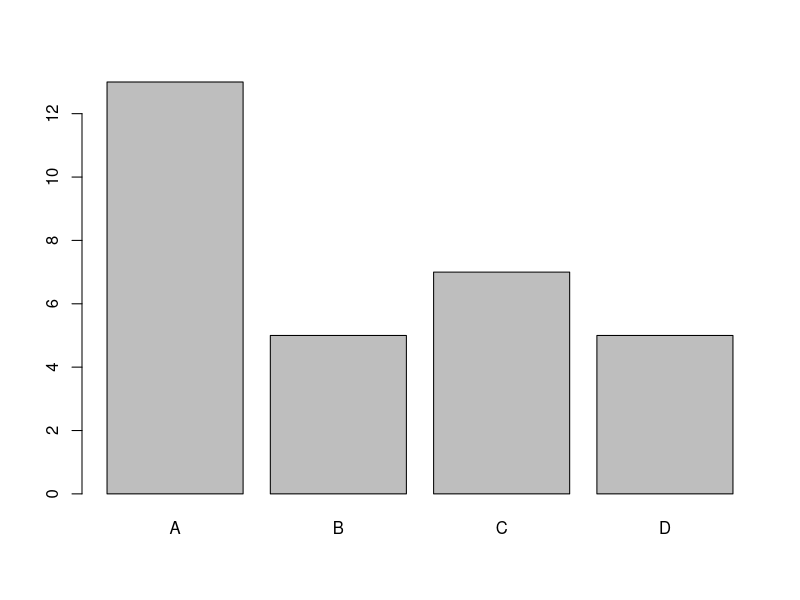
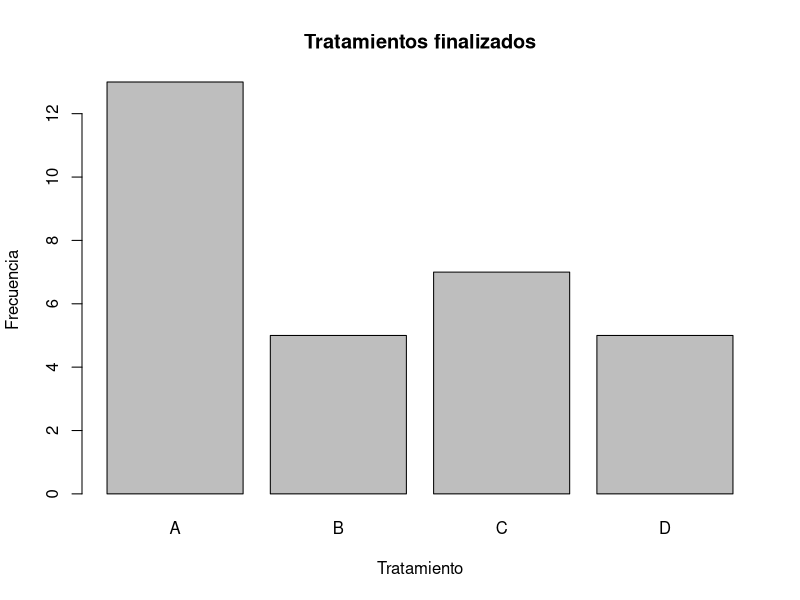
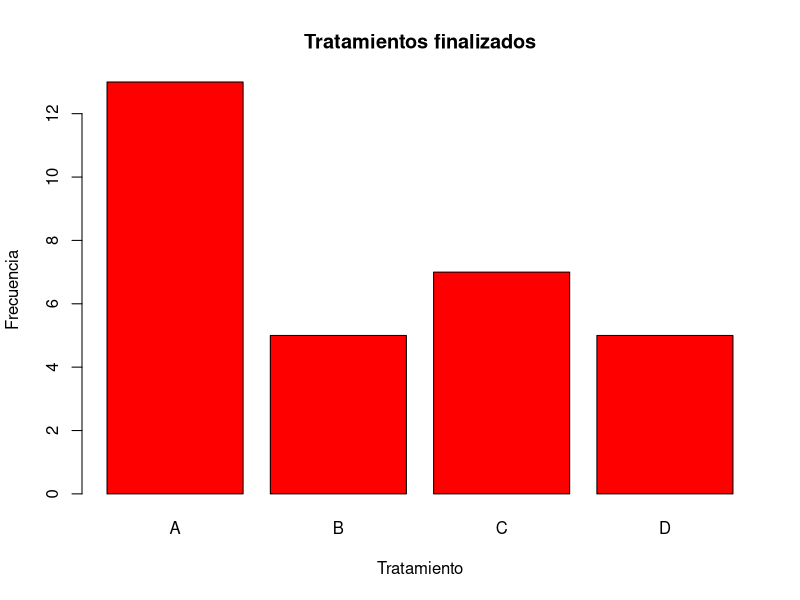
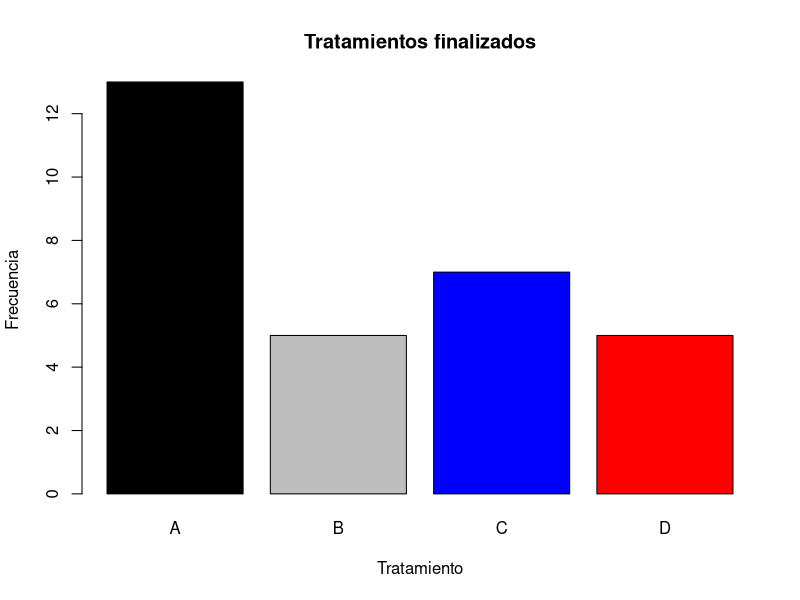
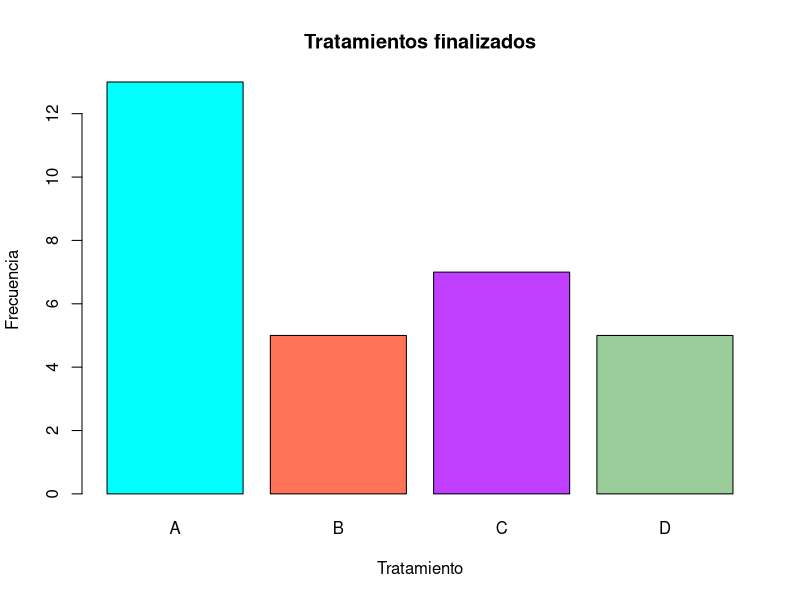
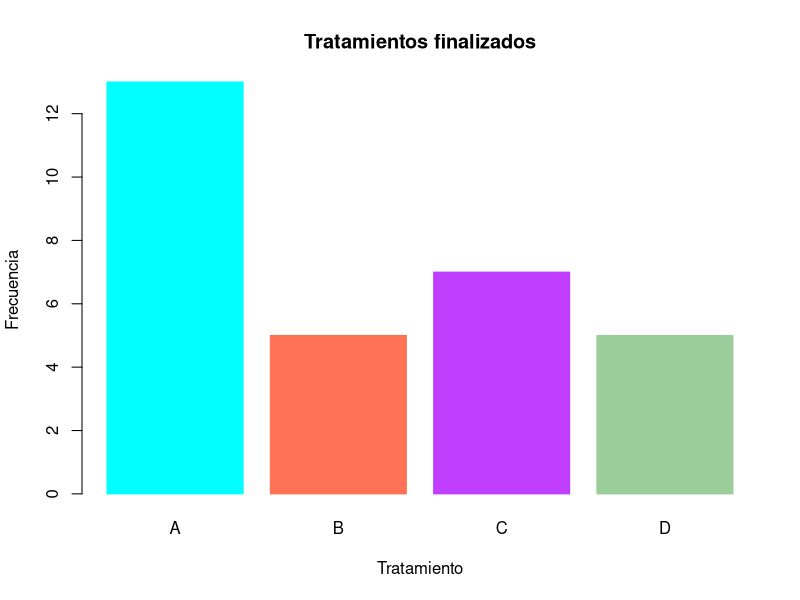
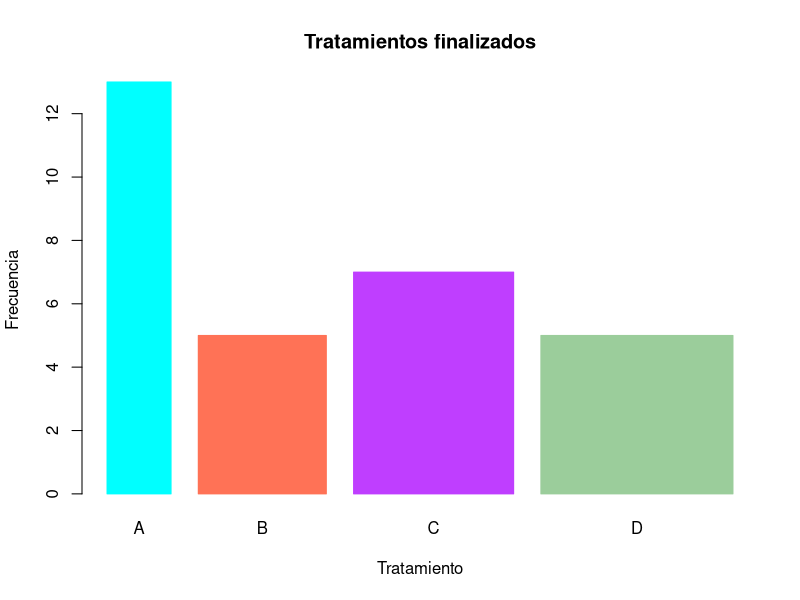
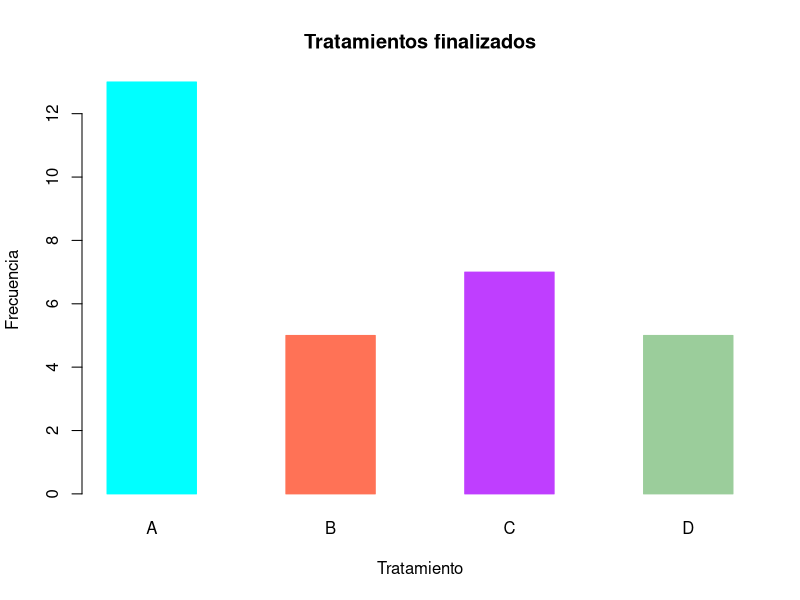

R code for these plots, in order:
## ---- chunk 1
knitr::opts_chunk$set(echo = TRUE)
## ---- chunk 2
tratamiento <- as.factor(sample(c("A","B", "C", "D"), size =30, replace = TRUE))    
frec.tratam <- table(tratamiento)
frec.tratam
## ---- chunk 3
barplot(frec.tratam)
## ---- chunk 4
barplot(frec.tratam,
        xlab = "Tratamiento", #nombre al eje x
       ylab= "Frecuencia",#nombre del eje Y 
       main= "Tratamientos finalizados"# título del gráfico
       ) 
## ---- chunk 5

barplot(frec.tratam,
        xlab = "Tratamiento", #nombre al eje x
       ylab= "Frecuencia",#nombre del eje Y 
       main= "Tratamientos finalizados",# título del gráfico
       col= "red", #color de las barras
       ) 
## ---- chunk 6

barplot(frec.tratam,
        xlab = "Tratamiento", #nombre al eje x
       ylab= "Frecuencia",#nombre del eje Y 
       main= "Tratamientos finalizados",# título del gráfico
       col= c("black", "grey", "blue", "red")#color de las barras 
       ) 
## ---- chunk 7

barplot(frec.tratam,
        xlab = "Tratamiento", #nombre al eje x
       ylab= "Frecuencia",#nombre del eje Y 
       main= "Tratamientos finalizados",# título del gráfico
       col= c("cyan1", "coral1", "darkorchid1", "darkseagreen3")#color de las barras 
       ) 
## ---- chunk 8

barplot(frec.tratam,
        xlab = "Tratamiento", #nombre al eje x
       ylab= "Frecuencia",#nombre del eje Y 
       main= "Tratamientos finalizados",# título del gráfico
       col= c("cyan1", "coral1", "darkorchid1", "darkseagreen3"),#defino los bordes#color de las barras
        border=c("cyan1", "coral1", "darkorchid1", "darkseagreen3") #defino el color de los bordes
       ) 
## ---- chunk 9

barplot(frec.tratam,
        xlab = "Tratamiento", #nombre al eje x
       ylab= "Frecuencia",#nombre del eje Y 
       main= "Tratamientos finalizados",# título del gráfico
       col= c("cyan1", "coral1", "darkorchid1", "darkseagreen3"),#defino los bordes#color de las barras
        border=c("cyan1", "coral1", "darkorchid1", "darkseagreen3"), #defino el color de los bordes
       width= c(0.4,0.8,1,1.2)#cambio el ancho de las barras
        )
       
## ---- chunk 10
barplot(frec.tratam,
        xlab = "Tratamiento", #nombre al eje x
       ylab= "Frecuencia",#nombre del eje Y 
       main= "Tratamientos finalizados",# título del gráfico
       col= c("cyan1", "coral1", "darkorchid1", "darkseagreen3"),#defino los bordes#color de las barras
        border=c("cyan1", "coral1", "darkorchid1", "darkseagreen3"), #defino el color de los bordes
       space=(1)#cambio la separación entre barras
        )
       
## ---- chunk 11

barplot(frec.tratam,
        xlab = "Tratamiento", #nombre al eje x
       ylab= "Frecuencia",#nombre del eje Y 
       main= "Tratamientos finalizados",# título del gráfico
     density=c(18,14,10,14,18), #defino el entramado (cantidad de lineas)
        angle=c(0,45,90,11,36), #defino el angulo del entramado
        col="black" #color del entramado
        )
       
## ---- chunk 12
## Del vector al dataframe
datos<- as.data.frame(tratamiento)

## Cargue el paquete ggplot
library(ggplot2)

## ¡Y crea el gráfico!
ggplot(datos) + # defino el data set con el que voy a trabajar
  geom_bar(aes(x=tratamiento)) # defino al geometria del gráfico y los ejes
       
## ---- chunk 13
ggplot(datos) + # defino el data set con el que voy a trabajar
  geom_bar(aes(x=tratamiento)) + #defino al geometria del gráfico y los ejes
  xlab("Tratamientos") + # agrego el nombre del eje X
  ylab ("Frecuencia") + # agrego el nombre del eje Y
  ggtitle("Tratamientos finalizados") + # agrego el título
  scale_y_continuous(breaks = c(0,1,2,3, 4,5, 6,7,8,9,10)) # establezco donde estan mis marcas del eje y
       
## ---- chunk 14
ggplot(datos)+#defino el data set con el que voy a trabajar
   geom_bar(aes(x=tratamiento))+ #defino al geometria del gráfico y los ejes
  xlab("Tratamientos")+#agrego el nombre del eje X
  ylab ("Frecuencia")+#agrego el nombre del eje Y
  ggtitle("Tratamientos finalizados")+   
  scale_y_continuous(breaks = c(0,1,2,3, 4,5, 6,7,8,9,10))+#establezco donde estan mis marcas del eje y#agrego el título
  theme_bw()#defino mi tema 
 
## ---- chunk 15
ggplot(datos) +#defino el data set con el que voy a trabajar
   geom_bar(aes(x=tratamiento), fill=c("black", "grey", "blue", "red")) + #defino al geometria del gráfico y los ejes
  xlab("Tratamientos") +#agrego el nombre del eje X
  ylab ("Frecuencia") +#agrego el nombre del eje Y
  ggtitle("Tratamientos finalizados") +   
  scale_y_continuous(breaks = c(0,1,2,3, 4,5, 6,7,8,9,10)) +#establezco donde estan mis marcas del eje y#agrego el título
  theme_bw()#defino mi tema 
 
